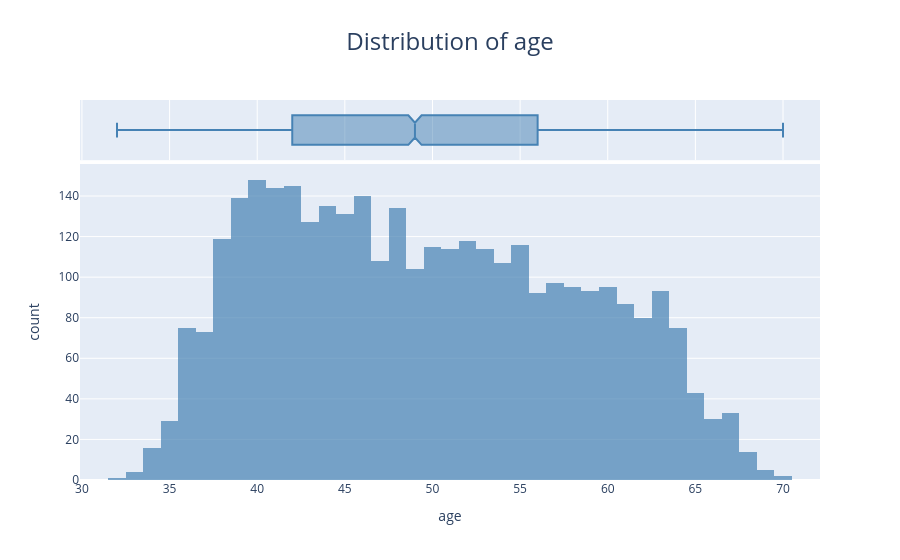
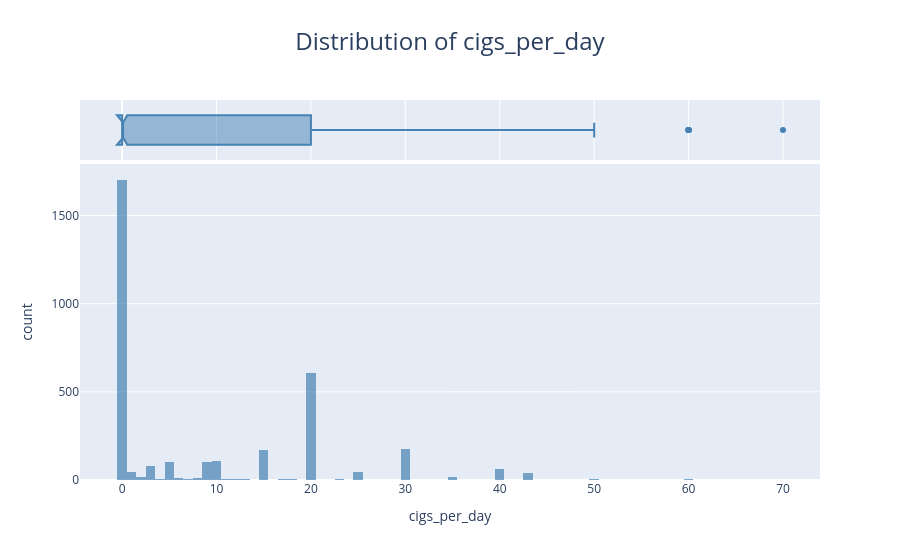
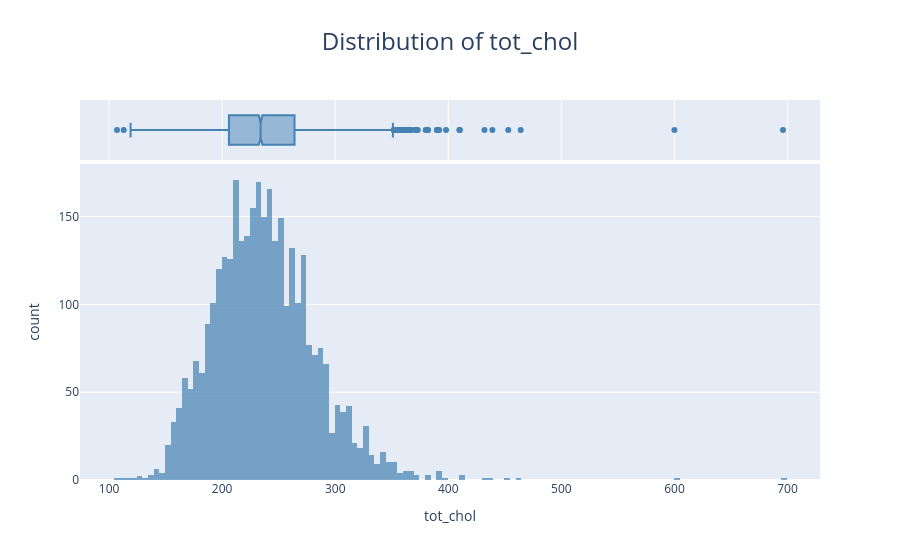
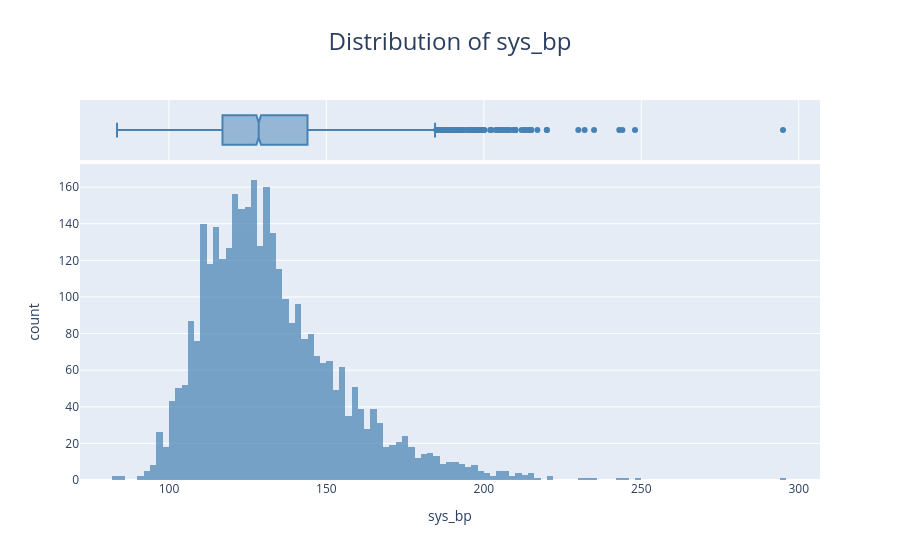

Notebook code for these charts, in order:
### Markdown cell above
### 1.4. Checking for outliers

### Code cell
numeric_cols = ["age", "cigs_per_day",
                "tot_chol", "sys_bp", "dia_bp",
                "bmi", "heart_rate", "glucose"]

for col in numeric_cols:
    fig = px.histogram(
        df,
        x=col,
        marginal="box",
        title=f"Distribution of {col}",
        color_discrete_sequence=["steelblue"],
        opacity=0.7
    )

    fig.update_layout(
        title={
            'font': {'size': 24},
            'x': 0.5,
            'xanchor': 'center'
        }
    )

    fig.show()

### Figure 1 — Plotly figure (JSON) as saved in the notebook; plotly's stock layout.template omitted (floating-point values rounded to 4 significant figures; data arrays with more than 128 entries replaced by an {"elided": "..."} marker saying what was removed)
{"data": [{"bingroup": "x", "hovertemplate": "age=%{x}<br>count=%{y}<extra></extra>", "legendgroup": "", "marker": {"color": "steelblue", "opacity": 0.7, "pattern": {"shape": ""}}, "name": "", "orientation": "v", "showlegend": false, "type": "histogram", "x": {"elided": "3390 int values"}, "xaxis": "x", "yaxis": "y"}, {"hovertemplate": "age=%{x}<extra></extra>", "legendgroup": "", "marker": {"color": "steelblue"}, "name": "", "notched": true, "showlegend": false, "type": "box", "x": {"elided": "3390 int values"}, "xaxis": "x2", "yaxis": "y2"}], "layout": {"barmode": "relative", "legend": {"tracegroupgap": 0}, "title": {"font": {"size": 24}, "text": "Distribution of age", "x": 0.5, "xanchor": "center"}, "xaxis": {"anchor": "y", "domain": [0, 1], "title": {"text": "age"}}, "xaxis2": {"anchor": "y2", "domain": [0, 1], "matches": "x", "showgrid": true, "showticklabels": false}, "yaxis": {"anchor": "x", "domain": [0, 0.8316], "title": {"text": "count"}}, "yaxis2": {"anchor": "x2", "domain": [0.8416, 1], "matches": "y2", "showgrid": false, "showline": false, "showticklabels": false, "ticks": ""}}}

### Figure 2 — Plotly figure (JSON) as saved in the notebook; plotly's stock layout.template omitted (floating-point values rounded to 4 significant figures; data arrays with more than 128 entries replaced by an {"elided": "..."} marker saying what was removed)
{"data": [{"bingroup": "x", "hovertemplate": "cigs_per_day=%{x}<br>count=%{y}<extra></extra>", "legendgroup": "", "marker": {"color": "steelblue", "opacity": 0.7, "pattern": {"shape": ""}}, "name": "", "orientation": "v", "showlegend": false, "type": "histogram", "x": {"elided": "3390 float values"}, "xaxis": "x", "yaxis": "y"}, {"hovertemplate": "cigs_per_day=%{x}<extra></extra>", "legendgroup": "", "marker": {"color": "steelblue"}, "name": "", "notched": true, "showlegend": false, "type": "box", "x": {"elided": "3390 float values"}, "xaxis": "x2", "yaxis": "y2"}], "layout": {"barmode": "relative", "legend": {"tracegroupgap": 0}, "title": {"font": {"size": 24}, "text": "Distribution of cigs_per_day", "x": 0.5, "xanchor": "center"}, "xaxis": {"anchor": "y", "domain": [0, 1], "title": {"text": "cigs_per_day"}}, "xaxis2": {"anchor": "y2", "domain": [0, 1], "matches": "x", "showgrid": true, "showticklabels": false}, "yaxis": {"anchor": "x", "domain": [0, 0.8316], "title": {"text": "count"}}, "yaxis2": {"anchor": "x2", "domain": [0.8416, 1], "matches": "y2", "showgrid": false, "showline": false, "showticklabels": false, "ticks": ""}}}

### Figure 3 — Plotly figure (JSON) as saved in the notebook; plotly's stock layout.template omitted (floating-point values rounded to 4 significant figures; data arrays with more than 128 entries replaced by an {"elided": "..."} marker saying what was removed)
{"data": [{"bingroup": "x", "hovertemplate": "tot_chol=%{x}<br>count=%{y}<extra></extra>", "legendgroup": "", "marker": {"color": "steelblue", "opacity": 0.7, "pattern": {"shape": ""}}, "name": "", "orientation": "v", "showlegend": false, "type": "histogram", "x": {"elided": "3390 float values"}, "xaxis": "x", "yaxis": "y"}, {"hovertemplate": "tot_chol=%{x}<extra></extra>", "legendgroup": "", "marker": {"color": "steelblue"}, "name": "", "notched": true, "showlegend": false, "type": "box", "x": {"elided": "3390 float values"}, "xaxis": "x2", "yaxis": "y2"}], "layout": {"barmode": "relative", "legend": {"tracegroupgap": 0}, "title": {"font": {"size": 24}, "text": "Distribution of tot_chol", "x": 0.5, "xanchor": "center"}, "xaxis": {"anchor": "y", "domain": [0, 1], "title": {"text": "tot_chol"}}, "xaxis2": {"anchor": "y2", "domain": [0, 1], "matches": "x", "showgrid": true, "showticklabels": false}, "yaxis": {"anchor": "x", "domain": [0, 0.8316], "title": {"text": "count"}}, "yaxis2": {"anchor": "x2", "domain": [0.8416, 1], "matches": "y2", "showgrid": false, "showline": false, "showticklabels": false, "ticks": ""}}}

### Figure 4 — Plotly figure (JSON) as saved in the notebook; plotly's stock layout.template omitted (floating-point values rounded to 4 significant figures; data arrays with more than 128 entries replaced by an {"elided": "..."} marker saying what was removed)
{"data": [{"bingroup": "x", "hovertemplate": "sys_bp=%{x}<br>count=%{y}<extra></extra>", "legendgroup": "", "marker": {"color": "steelblue", "opacity": 0.7, "pattern": {"shape": ""}}, "name": "", "orientation": "v", "showlegend": false, "type": "histogram", "x": {"elided": "3390 float values"}, "xaxis": "x", "yaxis": "y"}, {"hovertemplate": "sys_bp=%{x}<extra></extra>", "legendgroup": "", "marker": {"color": "steelblue"}, "name": "", "notched": true, "showlegend": false, "type": "box", "x": {"elided": "3390 float values"}, "xaxis": "x2", "yaxis": "y2"}], "layout": {"barmode": "relative", "legend": {"tracegroupgap": 0}, "title": {"font": {"size": 24}, "text": "Distribution of sys_bp", "x": 0.5, "xanchor": "center"}, "xaxis": {"anchor": "y", "domain": [0, 1], "title": {"text": "sys_bp"}}, "xaxis2": {"anchor": "y2", "domain": [0, 1], "matches": "x", "showgrid": true, "showticklabels": false}, "yaxis": {"anchor": "x", "domain": [0, 0.8316], "title": {"text": "count"}}, "yaxis2": {"anchor": "x2", "domain": [0.8416, 1], "matches": "y2", "showgrid": false, "showline": false, "showticklabels": false, "ticks": ""}}}
